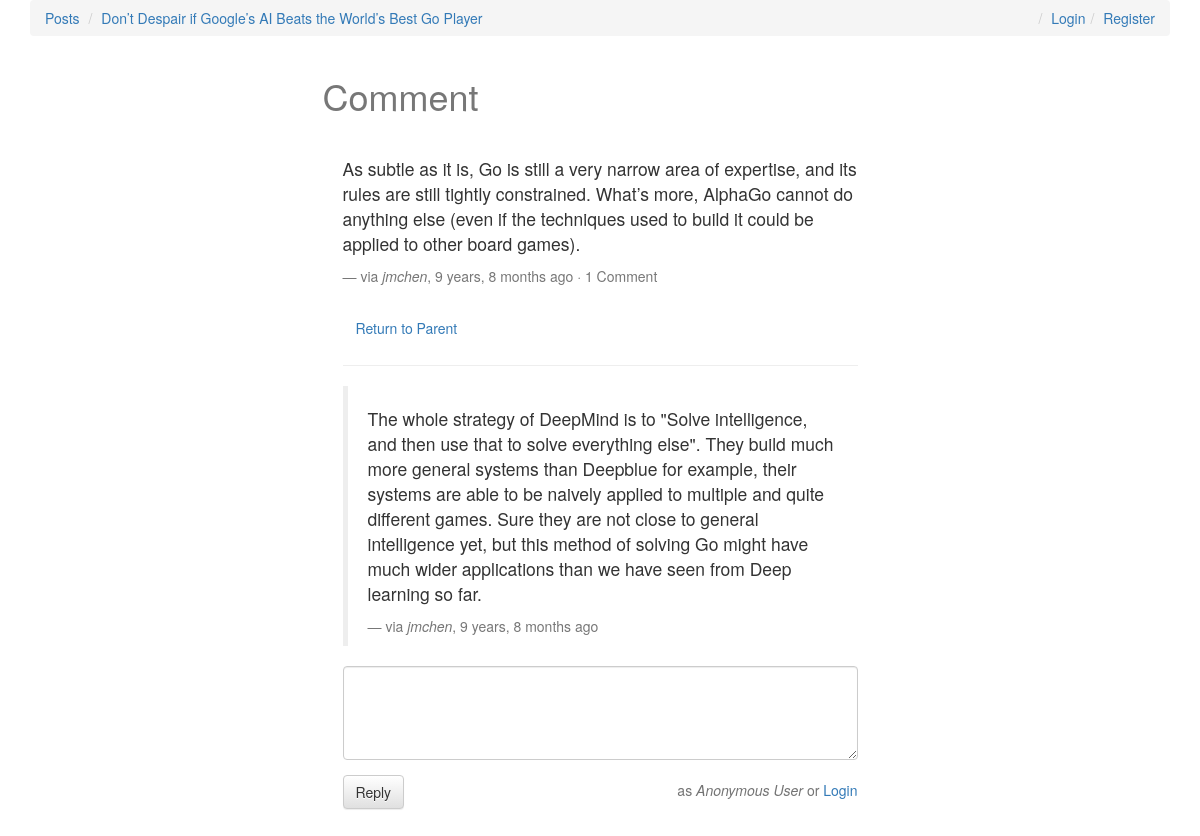
The page /comments/5/ on the database its author committed.
### comments/models.py (models this page shows, shortened)
class Comment(models.Model):
	user = models.ForeignKey(settings.AUTH_USER_MODEL, null=True, blank=True, on_delete=models.CASCADE) # Allow Anonymous user
	content_type = models.ForeignKey(ContentType, on_delete=models.CASCADE)
	object_id = models.PositiveIntegerField()
	content_object = GenericForeignKey('content_type', 'object_id')
	content = models.TextField()
	timestamp = models.DateTimeField(auto_now=False, auto_now_add=True)
	objects = CommentManager()
	class Meta:
		ordering = ['-timestamp']
	def get_absolute_url(self):
		return reverse('comments:thread', kwargs={'id': self.id})
	@property
	def get_user_name(self):
		if self.user:
			return self.user.username
		else:
			return 'Anonymous User'
	@property
	def get_content_type(self):
		content_type = ContentType.objects.get_for_model(self.__class__)
		return content_type
	def children(self):
		return Comment.objects.filter_by_instance(self)
	def first_layered(self):
		return self.content_type.model == 'post'
	def get_post(self):
		instance = self
		while not instance.first_layered():
			instance = instance.content_object
		return instance.content_object
	def get_post_url(self):
		return self.get_post().get_absolute_url()

### posts/models.py (models this page shows, shortened)
class Post(models.Model):
	user = models.ForeignKey(settings.AUTH_USER_MODEL, on_delete=models.CASCADE)
	title = models.CharField(max_length=120)
	slug = models.SlugField(unique=True)
	image = models.ImageField(upload_to=upload_location,
		                      null=True, blank=True,
		                      width_field='width_field',
		                      height_field='height_field')
	width_field = models.IntegerField(default=0)
	height_field = models.IntegerField(default=0)
	content = models.TextField()
	read_time = models.TimeField(null=True, blank=True)
	draft = models.BooleanField(default=False)
	publish = models.DateTimeField(auto_now=False, auto_now_add=False)
	timestamp = models.DateTimeField(auto_now=False, auto_now_add=True)
	updated = models.DateTimeField(auto_now=True, auto_now_add=False)
	objects = PostManager()
	def get_absolute_url(self):
		return reverse('posts:detail', kwargs={'slug': self.slug})
	class Meta:
		ordering = ['-timestamp', '-updated']

### comments/views.py (the view, shortened to what this page needs)
# urls.py: re_path(r'^(?P<id>\d+)/$', views.comment_thread, name='thread'),
def comment_thread(request, id):
	try:
		comment = Comment.objects.get(id=id)
	except Comment.DoesNotExist:
		raise Http404
	if comment.first_layered():
		initial_data = {
			'content_type_model': comment.get_content_type.model,
			'object_id': comment.id,
		}
		form = CommentForm(request.POST or None, initial=initial_data)
		context = {
			'comment': comment,
			'form': form,
		}
	else:
		context = {
			'comment': comment,
		}
	return render(request, 'comment_thread.html', context)

### comments/forms.py
class CommentForm(forms.Form):
	content_type_model = forms.CharField(widget=forms.HiddenInput)
	object_id = forms.IntegerField(widget=forms.HiddenInput)
	content = forms.CharField(label='', widget=forms.Textarea(attrs={'rows': 4}))

### comments/models.py (called while the page is built)
	def filter_by_instance(self, instance):
		content_type = ContentType.objects.get_for_model(instance.__class__)
		obj_id = instance.id
		qs = super(CommentManager, self).filter(content_type=content_type, object_id=obj_id)
		return qs

### templates/comment_thread.html (shortened to what this page needs)
{% extends 'base.html' %}
{% load crispy_forms_tags %}
{% block post_detail_link %}
<li><a href="{{ comment.get_post_url }}">{{ comment.get_post.title }}</a></li>
{% endblock %}
{% block content %}
<div class="row">
  <div class="col-sm-6 col-sm-offset-3">
    <h1>Comment</h1>
    <blockquote style="border:none;">
      <p class="lead">{{ comment.content|linebreaks }}</p>
      <footer>via <cite title="{{ comment.get_user_name }}">{{ comment.get_user_name }}</cite>, {{ comment.timestamp|timesince }} ago {% if comment.children.count == 1 %}&middot; 1 Comment {% elif comment.children.count > 1 %}&middot; {{ comment.children.count }} Comments {% endif %} {% if request.user == comment.user %}&middot; <a href="{{ comment.get_delete_url }}">Delete</a>{% endif %}</footer>
      <br/>
      <button type="button" class="btn btn-link"><a href="{{ comment.content_object.get_absolute_url }}">Return to Parent</a></button>
      <hr/>
  {% for child_comment in comment.children %}
      <blockquote>
        <p>{{ child_comment.content|linebreaks }}</p>
        <footer>via <cite title="{{ child_comment.get_user_name }}">{{ child_comment.get_user_name }}</cite>, {{ child_comment.timestamp|timesince }} ago </footer>
      </blockquote>
  {% endfor %}
  {% if form %}
      <form method="POST" action="">{% csrf_token %}
        {{ form|crispy }}
        <input type="submit" value="Reply" class="btn btn-default" />
        {% if request.user.is_authenticated %}
        <span class="pull-right comment-user">as <i>{{ request.user.username }}</i></span>
        {% else %}
        <span class="pull-right comment-user">as <i>Anonymous User</i> or <a href="{% url 'login' %}?next={{ comment.get_absolute_url }}">Login</a></span>
        {% endif %}
      </form>
  {% endif %}
    </blockquote>
  </div>
</div>
{% endblock %}

### static/css/base.css (style rules this page uses)
h1 { color: #777777; }
.comment-user { display: inline; margin-top: 5px; margin-bottom: 10px; color: #737373; font-size: 14px; }

### rows shown on the page
Comment: get_post "Don’t Despair if Google’s AI Beats the World’s Best Go Player", content "As subtle as it is, Go is still a very narrow area of expertise, and its rules are still tightly constrained. What’s more, AlphaGo cannot do anything else (even if the techniques used to build it could be applied to other board games).", get_user_name "jmchen", timestamp "9 years, 8 months"
Comment: content "The whole strategy of DeepMind is to \"Solve intelligence, and then use that to solve everything else\". They build much more general systems than Deepblue for example, their systems are able to be naively applied to multiple and quite different games. Sure they are not close to general intelligence yet, but this method of solving Go might have much wider applications than we have seen from Deep learning so far.", get_user_name "jmchen", timestamp "9 years, 8 months"
